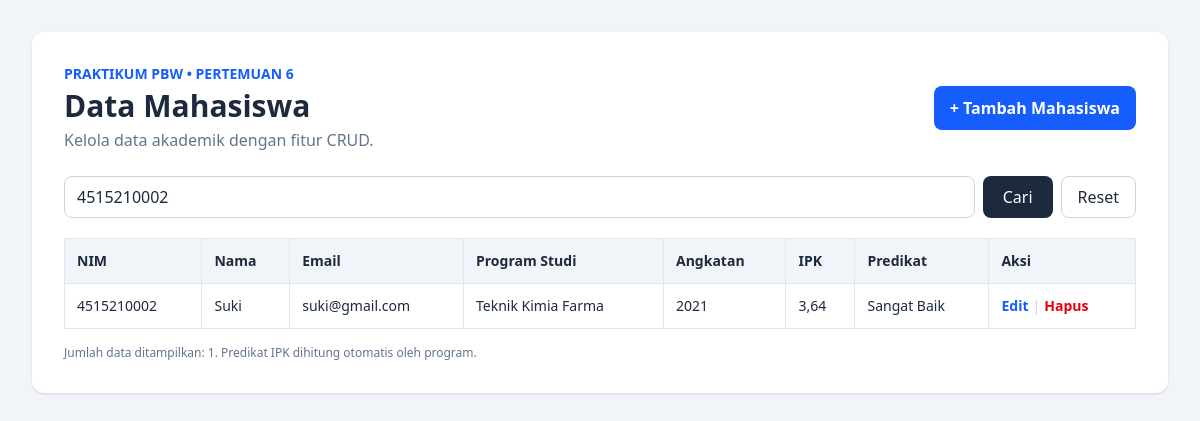
The page /pertemuan6/index.php?cari=4515210002 on the database its author committed.
### tables this page shows
CREATE TABLE `mahasiswa` (
  `id` bigint(20) UNSIGNED NOT NULL,
  `nim` varchar(15) NOT NULL,
  `nama` varchar(100) NOT NULL,
  `email` varchar(120) NOT NULL,
  `prodi` varchar(80) NOT NULL,
  `angkatan` year(4) NOT NULL,
  `ipk` decimal(3,2) DEFAULT 0.00
);

### pertemuan6/index.php (the view, shortened to what this page needs)
<?php
require_once 'koneksi.php';
$cari = trim($_GET['cari'] ?? '');
if ($cari !== '') {
    $kata = '%' . $cari . '%';
    $stmt = mysqli_prepare($koneksi, 'SELECT nim, nama, email, prodi, angkatan, ipk FROM mahasiswa WHERE nim LIKE ? OR nama LIKE ? OR prodi LIKE ? ORDER BY nama ASC');
    mysqli_stmt_bind_param($stmt, 'sss', $kata, $kata, $kata);
} else {
    $stmt = mysqli_prepare($koneksi, 'SELECT nim, nama, email, prodi, angkatan, ipk FROM mahasiswa ORDER BY nama ASC');
}
mysqli_stmt_execute($stmt);
$result = mysqli_stmt_get_result($stmt);
function e($value) { return htmlspecialchars((string)$value, ENT_QUOTES, 'UTF-8'); }
function predikat($ipk) {
    if ($ipk >= 3.50) return 'Sangat Baik';
    return 'Perlu Evaluasi';
}
?>
<!DOCTYPE html>
<html lang="id">
<head>
<script src="https://cdn.jsdelivr.net/npm/@tailwindcss/browser@4"></script>
</head>
<body class="bg-slate-100 min-h-screen p-4 md:p-8 text-slate-800">
<main class="max-w-6xl mx-auto bg-white rounded-xl shadow-sm p-5 md:p-8">
  <div class="flex flex-col md:flex-row md:items-center md:justify-between gap-4 mb-6">
    <div><p class="text-sm font-semibold text-blue-600">PRAKTIKUM PBW • PERTEMUAN 6</p><h1 class="text-3xl font-bold mt-1">Data Mahasiswa</h1><p class="text-slate-500 mt-1">Kelola data akademik dengan fitur CRUD.</p></div>
    <a href="create.php" class="bg-blue-600 hover:bg-blue-700 text-white px-4 py-2.5 rounded-lg font-semibold text-center">+ Tambah Mahasiswa</a>
  </div>
  <form method="GET" class="flex flex-col sm:flex-row gap-2 mb-5">
    <input type="search" name="cari" value="<?= e($cari) ?>" placeholder="Cari NIM, nama, atau prodi..." class="w-full border border-slate-300 rounded-lg px-3 py-2 focus:outline-none focus:ring-2 focus:ring-blue-300">
    <button class="bg-slate-800 hover:bg-slate-700 text-white rounded-lg px-5 py-2">Cari</button>
    <?php if ($cari !== ''): ?><a href="index.php" class="border border-slate-300 rounded-lg px-4 py-2 text-center">Reset</a><?php endif; ?>
  </form>
  <div class="overflow-x-auto">
  <table class="w-full text-sm border-collapse">
    <thead class="bg-slate-100 text-left"><tr>
      <th class="p-3 border border-slate-200">NIM</th><th class="p-3 border border-slate-200">Nama</th><th class="p-3 border border-slate-200">Email</th><th class="p-3 border border-slate-200">Program Studi</th><th class="p-3 border border-slate-200">Angkatan</th><th class="p-3 border border-slate-200">IPK</th><th class="p-3 border border-slate-200">Predikat</th><th class="p-3 border border-slate-200">Aksi</th>
    </tr></thead><tbody>
    <?php if (mysqli_num_rows($result) === 0): ?>
      <tr><td colspan="8" class="p-6 text-center text-slate-500 border border-slate-200">Data mahasiswa tidak ditemukan.</td></tr>
    <?php else: while ($data = mysqli_fetch_assoc($result)): ?>
      <tr class="hover:bg-blue-50">
        <td class="p-3 border border-slate-200 whitespace-nowrap"><?= e($data['nim']) ?></td><td class="p-3 border border-slate-200"><?= e($data['nama']) ?></td><td class="p-3 border border-slate-200"><?= e($data['email']) ?></td><td class="p-3 border border-slate-200"><?= e($data['prodi']) ?></td><td class="p-3 border border-slate-200"><?= e($data['angkatan']) ?></td><td class="p-3 border border-slate-200"><?= number_format((float)$data['ipk'], 2, ',', '.') ?></td><td class="p-3 border border-slate-200"><?= e(predikat((float)$data['ipk'])) ?></td>
        <td class="p-3 border border-slate-200 whitespace-nowrap"><a class="text-blue-600 font-semibold hover:underline" href="edit.php?nim=<?= urlencode($data['nim']) ?>">Edit</a><span class="text-slate-300 mx-1">|</span><form class="inline" action="delete.php" method="POST" onsubmit="return confirm('Yakin ingin menghapus data <?= e($data['nama']) ?>?')"><input type="hidden" name="nim" value="<?= e($data['nim']) ?>"><button class="text-red-600 font-semibold hover:underline">Hapus</button></form></td>
      </tr>
    <?php endwhile; endif; ?>
    </tbody>
  </table></div>
  <p class="text-xs text-slate-500 mt-4">Jumlah data ditampilkan: <?= mysqli_num_rows($result) ?>. Predikat IPK dihitung otomatis oleh program.</p>
</main></body></html>

### rows shown on the page
mahasiswa: nim "4515210002", nama "Suki", email "suki@gmail.com", prodi "Teknik Kimia Farma", angkatan "2021", ipk "3,64", ipk "Sangat Baik"

### other values the page prints
mysqli_num_rows($result) "1"
